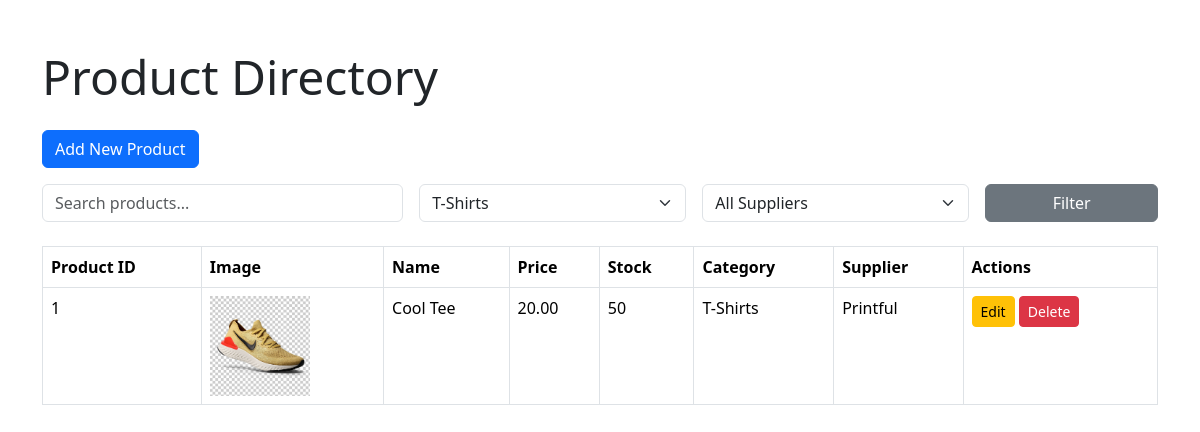
Page /admin/products/index.php?category_id=1 on the committed database.
### tables this page shows
CREATE TABLE products (
  id INT UNSIGNED AUTO_INCREMENT PRIMARY KEY,
  name VARCHAR(100),
  description TEXT,
  price DECIMAL(8,2),
  category_id INT UNSIGNED,
  supplier_id INT UNSIGNED,
  stock INT,
  FOREIGN KEY (category_id) REFERENCES categories(id),
  FOREIGN KEY (supplier_id) REFERENCES suppliers(id)
);

CREATE TABLE categories (
  id INT UNSIGNED AUTO_INCREMENT PRIMARY KEY,
  name VARCHAR(50)
);

CREATE TABLE suppliers (
  id INT UNSIGNED AUTO_INCREMENT PRIMARY KEY,
  name VARCHAR(100),
  contact_email VARCHAR(100)
);

### admin/categories/functions.php (called while the page is built, shortened)
<?php
function get_categories($connect)
{
    $q = "SELECT * FROM categories ORDER BY name";
    $result = mysqli_query($connect, $q);
    return $result;
}
?>

### admin/products/functions.php (called while the page is built, shortened)
<?php
function search_products($connect, $search = '', $category_id = null, $supplier_id = null)
{
    $q = "SELECT products.id, products.name, products.price, products.image, products.stock, categories.name as category, suppliers.name as supplier
    FROM products
    LEFT JOIN categories ON products.category_id=categories.id
    LEFT JOIN suppliers ON products.supplier_id=suppliers.id
    WHERE 1=1";
    if ($category_id) {
        $q .= " AND products.category_id = {$category_id}";
    }
    $q .= " ORDER BY products.name";
    $result = mysqli_query($connect, $q);
    return $result;
}

### admin/products/index.php (the view, shortened to what this page needs)
<?php
include('../connect.php');
include('../categories/functions.php');
include('../suppliers/functions.php');
include('functions.php');
$search = isset($_GET['search']) ? $_GET['search'] : '';
$category_id = isset($_GET['category_id']) ? $_GET['category_id'] : null;
$supplier_id = isset($_GET['supplier_id']) ? $_GET['supplier_id'] : null;
$products = search_products($connect, $search, $category_id, $supplier_id);
$categories = get_categories($connect);
?>
<!DOCTYPE html>
<html lang="en">
<head>
  <link href="https://cdn.jsdelivr.net/npm/bootstrap@5.3.2/dist/css/bootstrap.min.css" rel="stylesheet">
</head>
<body>
  <div class="container mt-5">
    <div class="row">
      <div class="col">
        <h1 class="display-5 mb-4">Product Directory</h1>
        <a href="add.php" class="btn btn-primary mb-3">Add New Product</a>
        <form method="GET" class="mb-4">
          <div class="row g-3">
            <div class="col-md-4">
              <input type="text" name="search" class="form-control" placeholder="Search products..." value="<?php echo $search; ?>">
            </div>
            <div class="col-md-3">
              <select name="category_id" class="form-select">
                <?php while ($category = mysqli_fetch_assoc($categories)): ?>
                  <option value="<?php echo $category['id']; ?>" <?php echo $category_id == $category['id'] ? 'selected' : ''; ?>>
                    <?php echo $category['name']; ?>
                  </option>
                <?php endwhile; ?>
              </select>
            </div>
            <div class="col-md-3">
              <select name="supplier_id" class="form-select">
                <option value="">All Suppliers</option>
              </select>
            </div>
            <div class="col-md-2">
              <button type="submit" class="btn btn-secondary w-100">Filter</button>
            </div>
          </div>
        </form>
        <table class="table table-bordered">
          <thead>
            <tr>
              <th>Product ID</th>
              <th>Image</th>
              <th>Name</th>
              <th>Price</th>
              <th>Stock</th>
              <th>Category</th>
              <th>Supplier</th>
              <th>Actions</th>
            </tr>
          </thead>
          <tbody>
            <?php while ($row = mysqli_fetch_assoc($products)): ?>
              <tr>
                <td><?php echo $row['id']; ?></td>
                <td><img src="<?php echo !empty($row['image']) ? $row['image'] : 'default.jpg'; ?>" alt="<?php echo $row['name']; ?>" class="img-fluid" style="max-width: 100px;"></td>
                <td><?php echo $row['name']; ?></td>
                <td><?php echo $row['price']; ?></td>
                <td><?php echo $row['stock']; ?></td>
                <td><?php echo $row['category']; ?></td>
                <td><?php echo $row['supplier']; ?></td>
                <td>
                  <a href="detail.php?id=<?php echo intval($row['id']); ?>" class="btn btn-sm btn-warning">Edit</a>
                  <a href="delete.php?id=<?php echo intval($row['id']); ?>" class="btn btn-sm btn-danger" onclick="return confirm('Are you sure you want to delete this product?')">Delete</a>
                </td>
              </tr>
            <?php endwhile; ?>
          </tbody>
        </table>
      </div>
    </div>
  </div>
</body>
</html>

### rows in the picture
products: id "1", image (placeholder picture), name "Cool Tee", price "20.00", stock "50", category.name "T-Shirts", supplier.name "Printful"

### other values in the picture
form field category_id "T-Shirts"
